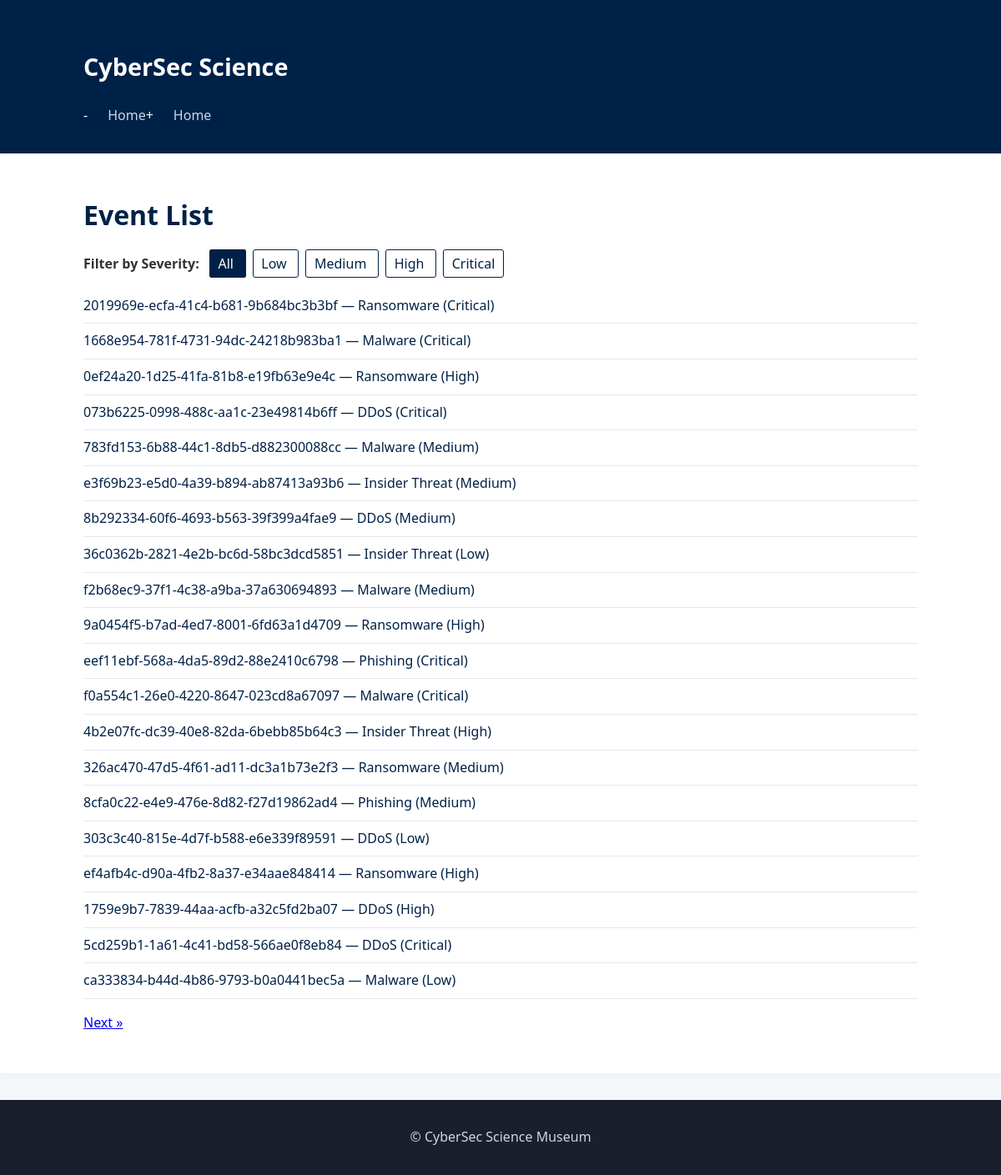
Screenshot of /events/ with the database file from the repository.
### app/models.py (models this page shows)
class Data(db.Model):
    __tablename__ = 'data'
    event_id = db.Column('EventID', db.String, primary_key=True)
    source_ip = db.Column('SourceIP', db.String)
    destination_ip = db.Column('DestinationIP', db.String)
    attack_type = db.Column('AttackType', db.String)
    attack_severity = db.Column('AttackSeverity', db.String)
    response = db.relationship(
        'Response',
        back_populates='data',
        uselist=False,
        primaryjoin="Data.event_id==Response.event_id"
    )

### app/views.py (the view)
@bp.route('/events/')
def events():
    severity = request.args.get('severity', type=str)
    page = request.args.get('page', 1, type=int)
    query = Data.query
    if severity:
        query = query.filter_by(attack_severity=severity.capitalize())
    pagination = query.paginate(page, per_page=20)
    return render_template(
        'events_list.html',
        pagination=pagination,
        current_severity=severity  # Template return for activating
    )

### app/templates/events_list.html (shortened to what this page needs)
{% extends "base.html" %}
{% block content %}
  <h1>Event List</h1>
  <ul>
  <div class="filter-bar">
    <span>Filter by Severity:</span>
    {% set severities = ['Low', 'Medium', 'High', 'Critical'] %}
    <a href="{{ url_for('main.events') }}"
       class="{{ 'active' if not current_severity else '' }}">
      All
    </a>
    {% for s in severities %}
      <a href="{{ url_for('main.events', severity=s.lower()) }}"
         class="{{ 'active' if current_severity == s.lower() else '' }}">
        {{ s }}
      </a>
    {% endfor %}
  </div>
  {% for e in pagination.items %}
    <li>
      <a href="{{ url_for('main.event_detail', event_id=e.event_id) }}">
        {{ e.event_id }} — {{ e.attack_type }} ({{ e.attack_severity }})
      </a>
    </li>
  {% endfor %}
  </ul>
  <div class="pagination">
    {% if pagination.has_next %}
      <a href="{{ url_for('main.events', page=pagination.next_num,
                           severity=current_severity) }}">Next &raquo;</a>
    {% endif %}
  </div>
{% endblock %}

### app/templates/base.html (shortened to what this page needs)
<!doctype html>
<html lang="en">
<head>
  <link rel="stylesheet" href="{{ url_for('static', filename='css/science.css') }}">
</head>
<body>
  <header class="site-header">
    <div class="container">
      <h1 class="logo">
        <a href="{{ url_for('main.events') }}">CyberSec Science</a>
      </h1>
      <nav class="main-nav">
        <ul>
-         <li><a href="{{ url_for('main.events') }}">Home</a></li>
+         <li><a href="{{ url_for('main.events') }}">Home</a></li>
        </ul>
      </nav>
    </div>
  </header>
  <main class="site-content">
    <div class="container">
      {% block content %}{% endblock %}
    </div>
  </main>
  <footer class="site-footer">
    <div class="container">
      <p>&copy; {{ current_year }} CyberSec Science Museum</p>
    </div>
  </footer>
</body>
</html>

### app/static/css/science.css (style rules this page uses)
body { margin: 0; font-family: 'Segoe UI', Tahoma, Geneva, Verdana, sans-serif; background: #f4f7f9; color: #333; line-height: 1.6; }
.container { width: 90%; max-width: 1000px; margin: 0 auto; padding: 1rem 0; }
.site-header { background: #002147; color: #fff; padding: 1rem 0; }
.site-header .logo a { color: #fff; text-decoration: none; font-size: 1.8rem; }
.main-nav ul { list-style: none; padding: 0; margin: 0; display: flex; }
.main-nav li { margin-left: 1.5rem; }
.main-nav a { color: #cbd6e8; text-decoration: none; }
.site-content { padding: 2rem 0; background: #fff; box-shadow: 0 0 10px rgba(0,0,0,0.05); border-radius: 4px; }
.site-content h1 { margin-top: 0; color: #002147; }
.site-content ul { list-style: none; padding: 0; }
.site-content li { padding: 0.5rem 0; border-bottom: 1px solid #e1e8f0; }
.site-content li a { text-decoration: none; color: #002147; }
.site-footer { background: #1a1f2b; color: #cbd6e8; text-align: center; padding: 1rem 0; margin-top: 2rem; }
.site-footer p { margin: 0; }
.filter-bar { margin-bottom: 1rem; }
.filter-bar span { margin-right: 0.5rem; font-weight: bold; }
.filter-bar a { margin-right: 0.5rem; padding: 0.3rem 0.6rem; text-decoration: none; color: #002147; border: 1px solid #002147; border-radius: 3px; }
.filter-bar a.active { background: #002147; color: #fff; }

### rows the page displays
Data: event_id "2019969e-ecfa-41c4-b681-9b684bc3b3bf", attack_type "Ransomware", attack_severity "Critical"
Data: event_id "1668e954-781f-4731-94dc-24218b983ba1", attack_type "Malware", attack_severity "Critical"
Data: event_id "0ef24a20-1d25-41fa-81b8-e19fb63e9e4c", attack_type "Ransomware", attack_severity "High"
Data: event_id "073b6225-0998-488c-aa1c-23e49814b6ff", attack_type "DDoS", attack_severity "Critical"
Data: event_id "783fd153-6b88-44c1-8db5-d882300088cc", attack_type "Malware", attack_severity "Medium"
Data: event_id "e3f69b23-e5d0-4a39-b894-ab87413a93b6", attack_type "Insider Threat", attack_severity "Medium"
Data: event_id "8b292334-60f6-4693-b563-39f399a4fae9", attack_type "DDoS", attack_severity "Medium"
Data: event_id "36c0362b-2821-4e2b-bc6d-58bc3dcd5851", attack_type "Insider Threat", attack_severity "Low"
Data: event_id "f2b68ec9-37f1-4c38-a9ba-37a630694893", attack_type "Malware", attack_severity "Medium"
Data: event_id "9a0454f5-b7ad-4ed7-8001-6fd63a1d4709", attack_type "Ransomware", attack_severity "High"
Data: event_id "eef11ebf-568a-4da5-89d2-88e2410c6798", attack_type "Phishing", attack_severity "Critical"
Data: event_id "f0a554c1-26e0-4220-8647-023cd8a67097", attack_type "Malware", attack_severity "Critical"
Data: event_id "4b2e07fc-dc39-40e8-82da-6bebb85b64c3", attack_type "Insider Threat", attack_severity "High"
Data: event_id "326ac470-47d5-4f61-ad11-dc3a1b73e2f3", attack_type "Ransomware", attack_severity "Medium"
Data: event_id "8cfa0c22-e4e9-476e-8d82-f27d19862ad4", attack_type "Phishing", attack_severity "Medium"
Data: event_id "303c3c40-815e-4d7f-b588-e6e339f89591", attack_type "DDoS", attack_severity "Low"
Data: event_id "ef4afb4c-d90a-4fb2-8a37-e34aae848414", attack_type "Ransomware", attack_severity "High"
Data: event_id "1759e9b7-7839-44aa-acfb-a32c5fd2ba07", attack_type "DDoS", attack_severity "High"
Data: event_id "5cd259b1-1a61-4c41-bd58-566ae0f8eb84", attack_type "DDoS", attack_severity "Critical"
Data: event_id "ca333834-b44d-4b86-9793-b0a0441bec5a", attack_type "Malware", attack_severity "Low"

### other values shown
{{ s }} "Low" "Medium" "High" "Critical"
